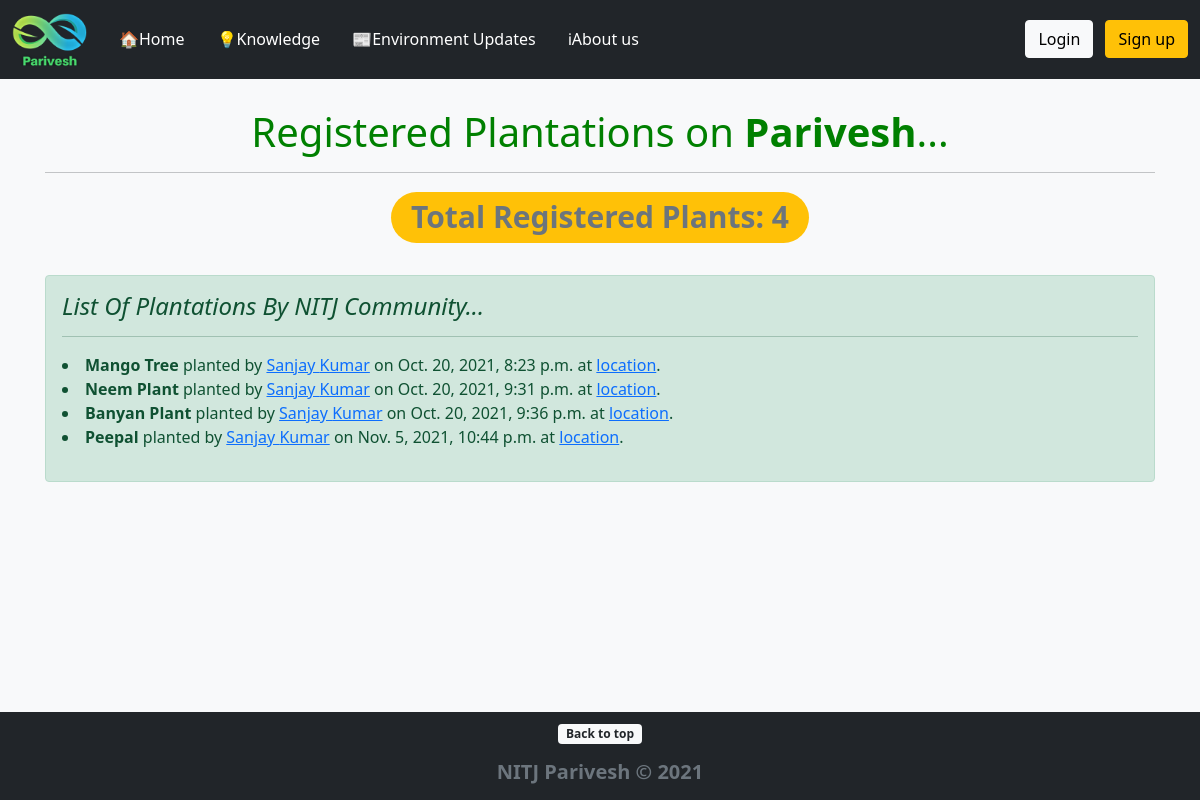
The page /plantations-on-parivesh/ on the database as committed earlier.
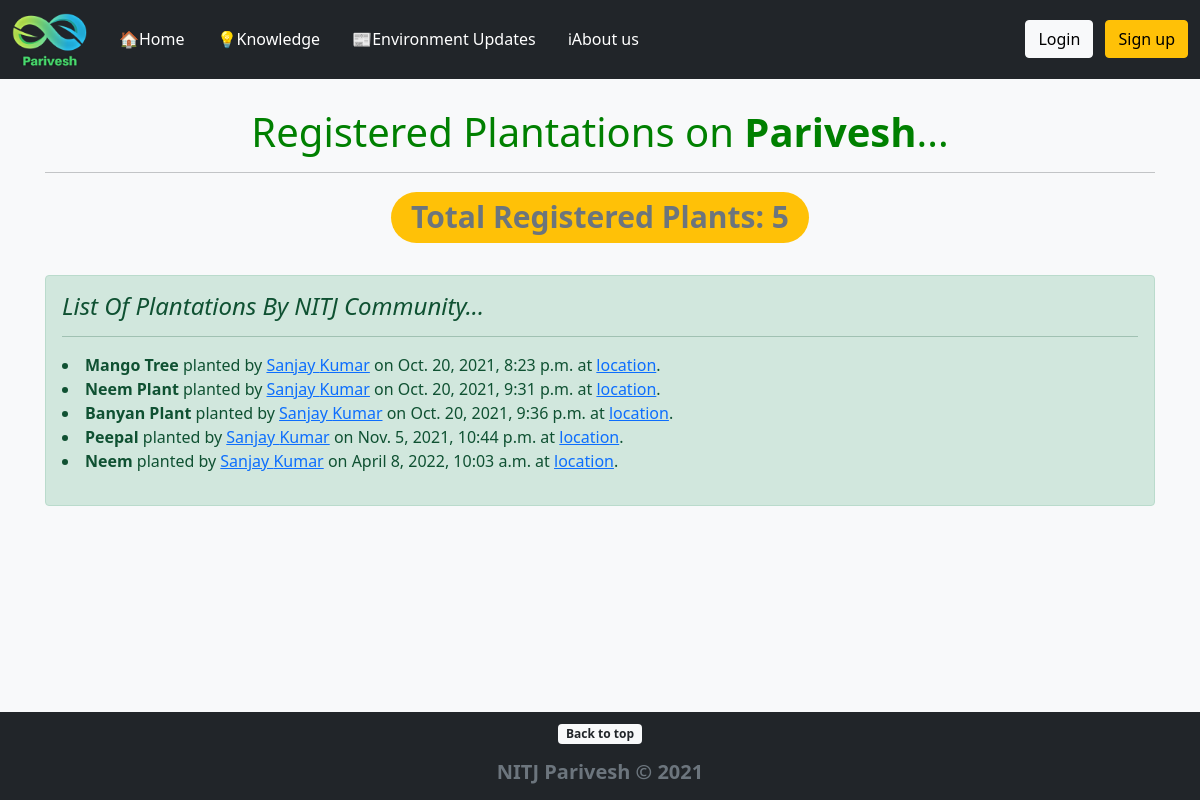
The same page on the database as committed later.
### PariveshApp/models.py (models this page shows, shortened)
class Plantation(models.Model):
    planter  = models.ForeignKey(User, on_delete=CASCADE)
    plant_name = models.CharField(max_length=255)
    plant_loc = models.URLField()
    plant_pic = models.ImageField(null=True,blank=True, upload_to='plant_pics')
    date_time = models.DateTimeField(auto_now_add=True)
    remarks = models.TextField()

### PariveshApp/views.py (the view)
# urls.py: path('plantations-on-parivesh/', PlantationView.as_view(), name="plant-list"),
class PlantationView(ListView):
    model = Plantation
    template_name = 'plantations.html'
    def get_context_data(self, *args, **kwargs):
        context = super(PlantationView, self).get_context_data(*args, **kwargs)
        plant_count = Plantation.objects.all().count()
        context["plant_count"] = plant_count
        return context

### PariveshApp/templates/plantations.html (shortened to what this page needs)
{% extends 'base.html' %}
{% block content %}
{% load static %}
    <div class="container">
        <h1 class="mt-5 text-center" style="color: green">Registered Plantations on <strong>Parivesh</strong>...</h1>
        <hr>
        <h1 class="text-center"><span class="badge rounded-pill bg-warning text-secondary">Total Registered Plants: {{ plant_count }}</span></h1>
        <br>
        <div class="alert alert-success" role="alert">
            <h4 class="alert-heading"><i>List Of Plantations By NITJ Community...</i></h4>            <hr>
            <p>
                {% for plant in object_list %}
                <li>
                    <strong>{{ plant.plant_name }}</strong> planted by
                    {% if plant.planter.profile.id %}
                    <a href="{% url 'show-profile-page' plant.planter.profile.id %}">{{ plant.planter.first_name }} {{ plant.planter.last_name }}</a>
                    {% else %}
                    {{ plant.planter.first_name }} {{ plant.planter.last_name }}
                    {% endif %}
                    on {{ plant.date_time }} at <a href="{{ plant.plant_loc }}">location</a>.
                </li>
                {% endfor %}
            </p>
        </div>
    </div>
{% endblock %}

Rows that differ between the two databases and show on the page:
added Plantation: plant_name "Neem", planter.first_name "Sanjay", planter.last_name "Kumar", date_time "April 8, 2022, 10:03 a.m."
Other text that changed with them:
{{ plant_count }}: "4" → "5"
